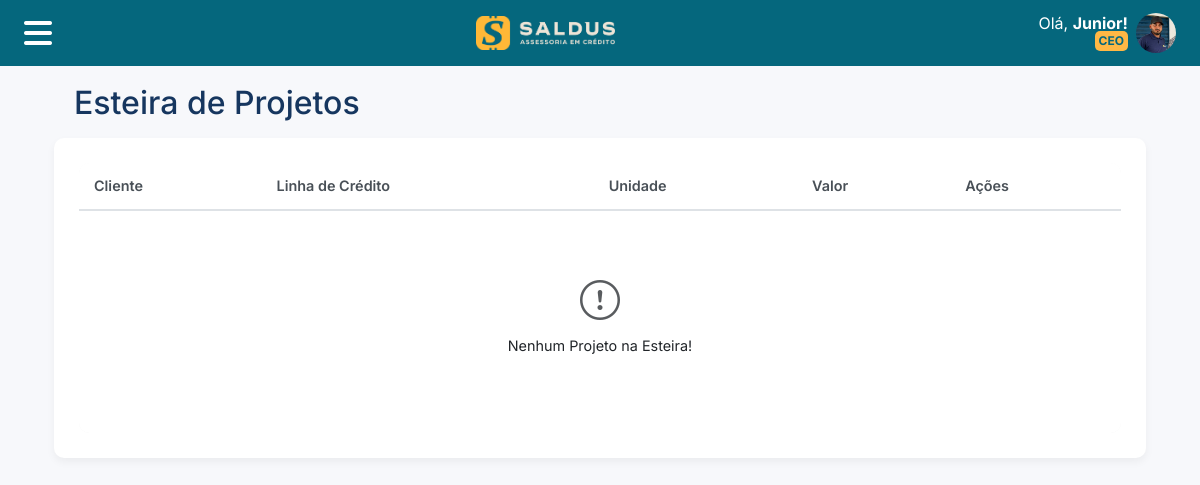
Page /projects/conveyor/ (signed in) on the committed database.
### enterprises/models.py (models this page shows, shortened)
class Enterprise(models.Model):
    name = models.CharField(max_length=255)
    cnpj_or_cpf = models.CharField(max_length=18)
    subdomain = models.CharField(
        max_length=63,
        unique=True,
        validators=[validate_subdomain],
        help_text='Subdomínio único para acesso (ex: saldus.nexiun.com.br)',
        verbose_name='Subdomínio'
    )
    logo_light = models.ImageField(
        upload_to=enterprise_directory_path,
        blank=True,
        default='icons/logo.svg',
        null=True,
        verbose_name='Logo Claro',
        help_text='Logo para usar em fundos claros'
    )
    logo_dark = models.ImageField(
        upload_to=enterprise_directory_path,
        blank=True,
        default='icons/logo_white.svg',
        null=True,
        verbose_name='Logo Escuro',
        help_text='Logo para usar em fundos escuros'
    )
    favicon = models.ImageField(
        upload_to=enterprise_directory_path,
        blank=True,
        default='icons/favicon.svg',
        null=True,
        verbose_name='Favicon',
        help_text='Ícone que aparece na aba do navegador (formato .ico, .png ou .svg)'
    )
    primary_color = models.CharField(max_length=7, default='#05677D')
    secondary_color = models.CharField(max_length=7, default='#FFB845')
    text_icons_color = models.CharField(max_length=7, default='#FFFFFF')
    def get_full_domain(self):
        return f"{self.subdomain}.nexiun.com.br"
    def get_absolute_url(self):
        from django.conf import settings
        if settings.DEBUG:
            return f"http://{self.subdomain}.nexiun.local:8000"
        else:
            return f"https://{self.get_full_domain()}"
    def get_logo_url(self, theme='light'):
        from django.templatetags.static import static
        logo_field = self.logo_light if theme == 'light' else self.logo_dark
        default_logo = 'icons/logo.svg' if theme == 'light' else 'icons/logo_white.svg'
        if not logo_field:
            return static(default_logo)
        if str(logo_field) in ['icons/logo.svg', 'icons/logo_white.svg', 'icons/favicon.svg']:
            return static(str(logo_field))
        else:
            return logo_field.url
    def get_logo_dark_url(self):
        return self.get_logo_url('dark')
    def get_favicon_url(self):
        from django.templatetags.static import static
        if not self.favicon:
            return static('icons/favicon.svg')
        if str(self.favicon) in ['icons/logo_white.svg', 'icons/favicon.svg']:
            return static(str(self.favicon))
        else:
            return self.favicon.url

### users/models.py (models this page shows, shortened)
class User(AbstractBaseUser, PermissionsMixin):
    THEME_CHOICES = [
        ('light', 'Tema Claro'),
        ('dark', 'Tema Escuro'),
        ('auto', 'Automático (Sistema)'),
    ]
    name = models.CharField(max_length=255)
    email = models.EmailField(unique=True, null=True)
    cpf = models.CharField(max_length=14, unique=True, null=True)
    phone = models.CharField(max_length=20, null=True)
    theme_preference = models.CharField(
        max_length=10,
        choices=THEME_CHOICES,
        default='light',
        verbose_name='Preferência de Tema',
        help_text='Escolha o tema de aparência do sistema'
    )
    roles = models.ManyToManyField(
        Role,
        blank=True,
        related_name="users",
        verbose_name="Cargos",
        help_text="Cargos atribuídos ao usuário"
    )
    custom_permissions = models.ManyToManyField(
        Permission,
        blank=True,
        related_name="users_with_custom_permission",
        verbose_name="Permissões Customizadas",
        help_text="Permissões específicas além das do cargo"
    )
    date_of_birth = models.DateField(null=True, blank=True, verbose_name="Data de Nascimento")
    profile_image = models.ImageField(upload_to=user_directory_path, blank=True, null=True)
    enterprise = models.ForeignKey(Enterprise, on_delete=models.SET_NULL, null=True, blank=True)
    unit = models.ForeignKey(Unit, on_delete=models.SET_NULL, null=True, blank=True)
    is_active = models.BooleanField(default=True)
    is_staff = models.BooleanField(default=False)
    objects = CustomUserManager()
    USERNAME_FIELD = 'email'
    REQUIRED_FIELDS = ['name']
    def has_perm(self, perm, obj=None):
        if super().has_perm(perm, obj):
            return True
        if not self.is_active:
            return False
        for role in self.roles.filter(is_active=True):
            for permission in role.permissions.all():
                if f"{permission.content_type.app_label}.{permission.codename}" == perm:
                    return True
        for permission in self.custom_permissions.all():
            if f"{permission.content_type.app_label}.{permission.codename}" == perm:
                return True
        return False

class Role(models.Model):
    name = models.CharField(max_length=100, unique=True, verbose_name="Nome")
    code = models.CharField(max_length=50, unique=True, verbose_name="Código")
    description = models.TextField(blank=True, verbose_name="Descrição")
    is_active = models.BooleanField(default=True, verbose_name="Ativo")
    permissions = models.ManyToManyField(
        Permission,
        blank=True,
        verbose_name="Permissões",
        help_text="Permissões padrão deste cargo"
    )
    created_at = models.DateTimeField(auto_now_add=True)
    updated_at = models.DateTimeField(auto_now=True)
    class Meta:
        verbose_name = "Cargo"
        verbose_name_plural = "Cargos"
        ordering = ['name']

### projects/views.py (the view)
# urls.py: path('conveyor/', views.conveyor_projects_view, name='conveyor_projects'),
@login_required
def conveyor_projects_view(request):
    if not request.user.has_perm('users.view_projects'):
        messages.error(request, "Você não tem permissão para acessar a esteira de projetos.")
        return redirect('home')
    projects = Project.objects.filter(
        status='AC',
        project_designer__isnull=True
    )
    paginator = Paginator(projects, 20)
    page_number = request.GET.get('page')
    page_obj = paginator.get_page(page_number)
    return render(request, 'projects/conveyor_projects.html', {
        'projects': page_obj,
    })

### projects/templates/projects/conveyor_projects.html (shortened to what this page needs)
{% extends "base/base.html" %}
{% load static %}
{% block content %}
<div class="container">
    <div class="row align-items-center ms-2 me-3 mb-3 mt-3 justify-content-between">
        <div class="col-auto">
            <h2 class="text-color-primary m-0">Esteira de Projetos</h2>
        </div>
    </div>
    <div class="container-style">
        <div class="table-container">
            <table class="table-modern">
                <thead>
                    <tr>
                        <th class="col-category">Cliente</th>
                        <th class="col-type">Linha de Crédito</th>
                        <th class="col-description">Unidade</th>
                        <th class="col-amount">Valor</th>
                        <th class="col-date">Ações</th>
                    </tr>
                </thead>
                <tbody>
                    {% for project in projects %}
                    <tr>
                        <td>
                            <div class="transaction-text">
                                <i class="fas fa-user me-1" style="color: {{ enterprise.primary_color }};"></i>
                                {{ project.client.name }}
                            </div>
                        </td>
                        <td>
                            <span class="badge-category">
                                <i class="fas fa-folder-tree me-1"></i>
                                {{ project.credit_line.name }}
                            </span>
                        </td>
                        <td>
                            <span class="badge-date">
                                <i class="fas fa-building me-1"></i>
                                {{ project.unit }}
                            </span>
                        </td>
                        <td>
                            <span class="transaction-amount text-success">
                                <i class="fas fa-dollar-sign me-1"></i>
                                R$ {{ project.value|floatformat:2|default:"0.00" }}
                            </span>
                        </td>
                        <td>
                            <a href="{% url 'conveyor_project_details' project.id %}" class="btn button-style btn-primary rounded" style="background-color: {{ enterprise.primary_color }}; border: none;">
                                <i class="fa-solid fa-eye"></i> Ver Detalhes
                            </a>
                        </td>
                    </tr>
                    {% empty %}
                    <tr>
                        <td colspan="5" class="text-center" style="padding: 60px 0;">
                            <div><i class="bi bi-exclamation-circle text-muted fs-1"></i></div>
                            <p class="mt-1">Nenhum Projeto na Esteira!</p>
                        </td>
                    </tr>
                    {% endfor %}
                </tbody>
             </table>
        </div>
    </div>
</div>
{% endblock %}

### templates/base/base.html (shortened to what this page needs)
{% load static %}
{% load permission_tags %}
<!DOCTYPE html>
<html lang="pt-br">
<head>
    <link href="https://cdn.jsdelivr.net/npm/bootstrap@5.3.3/dist/css/bootstrap.min.css" rel="stylesheet">
    <link rel="stylesheet" href="https://cdn.jsdelivr.net/npm/bootstrap-icons@1.11.3/font/bootstrap-icons.min.css">
    <link rel="stylesheet" href="https://cdnjs.cloudflare.com/ajax/libs/font-awesome/6.7.2/css/all.min.css">
</head>
<body>
    <nav class="navbar navbar-custom fixed-top">
        <div class="navbar-container">
            <div class="row w-100 g-0">
                <div class="col-auto d-flex align-items-center ">
                    <button type="button" data-bs-toggle="offcanvas" data-bs-target="#offcanvasNavbar" aria-controls="offcanvasNavbar" aria-label="Toggle navigation" class="btn m-0 menu-toggle-btn">
                        <i class="fa-solid fa-bars" style="font-size: 2rem; color: white; padding: 0;"></i>
                    </button>
                </div>
                <div class="col d-flex align-items-center justify-content-center">
                    <a class="navbar-brand m-0 d-flex align-items-center" href="/">
                        {% if enterprise %}
                            <img src="{{ enterprise.get_logo_dark_url }}" alt="Logo" class="d-block" style="height: 50px;">
                        {% else %}
                            <img src="{% static 'icons/logo_white.svg' %}" alt="Logo Padrão" class="d-block" style="height: 50px;">
                        {% endif %}
                    </a>
                </div>
                <div class="col-auto d-flex align-items-center me-2">
                    <div class="ms-2 text-end p-0 me-2" style="line-height: 1;">
                        <p class="text_icons_color m-0 p-0">Olá, <span class="fw-bold">{{ first_name }}!</span></p>
                        <span class="badge badge-style-group-user m-0 p-1">{{ user.roles.first.name|default:"Usuário" }}</span>
                    </div>
                    <img src="{% if user.profile_image %}{{ user.profile_image.url }}{% else %}{% static 'images/user_default_icon.svg' %}{% endif %}" alt="Usuário" class="rounded-circle" style="height: 40px; width: 40px;">
                </div>
            </div>
        </div>
    </nav>
    <main class="container espacing-title">
        {% block content %}{% endblock %}
    </main>
</body>
</html>

### rows in the picture
Enterprise: get_logo_dark_url (picture)
User: roles.first.name "CEO", profile_image (picture)

### other values in the picture
{{ first_name }} "Junior"
